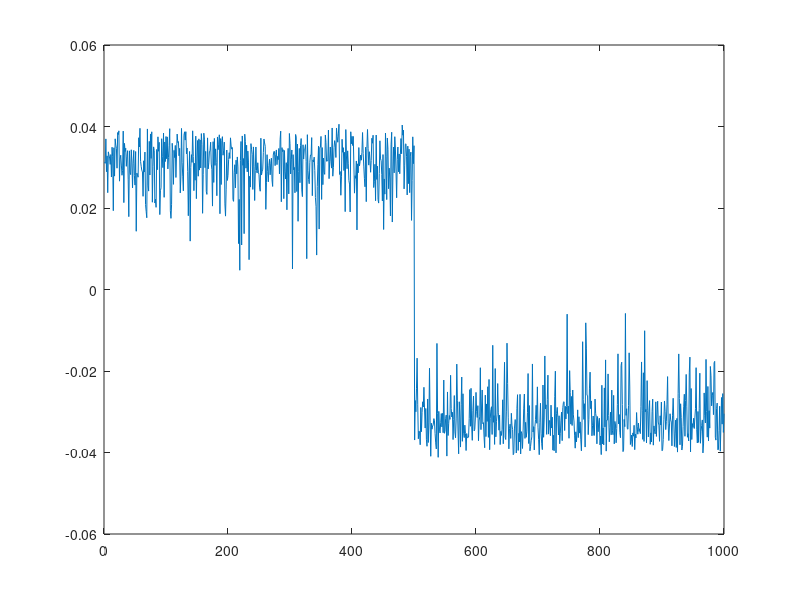
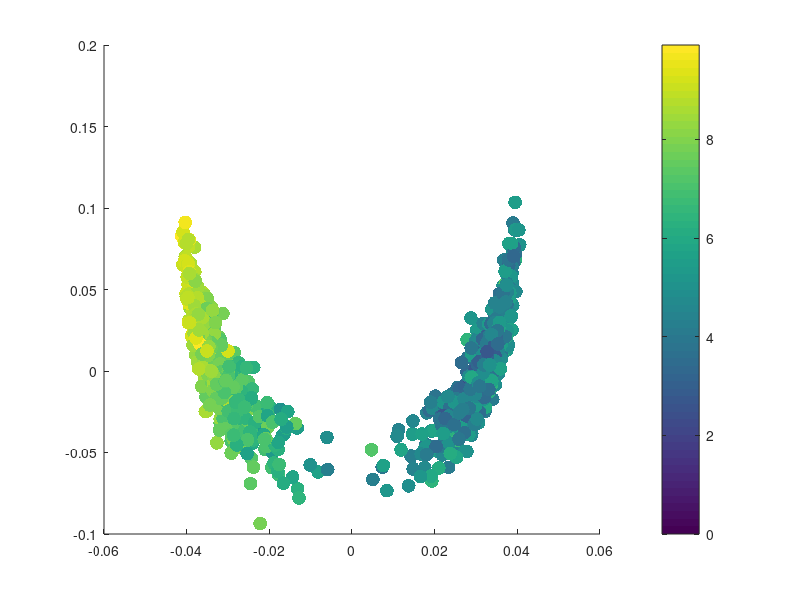
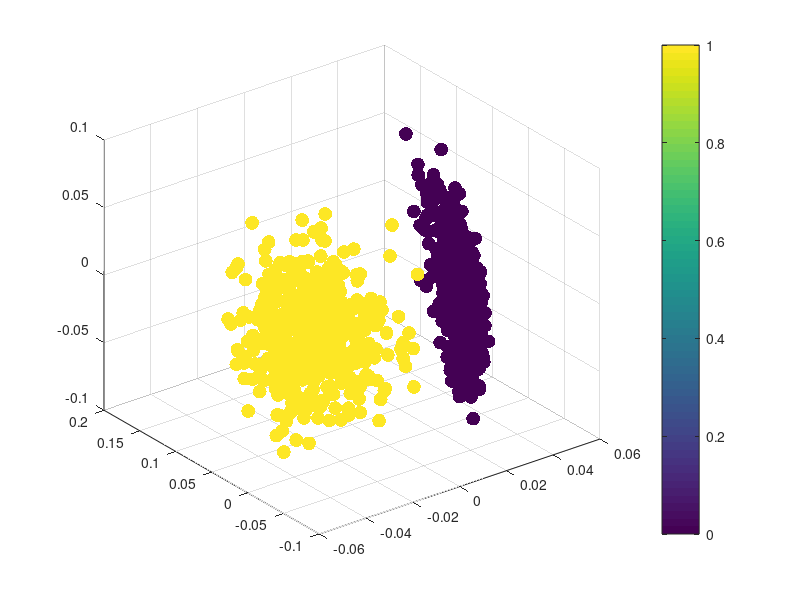
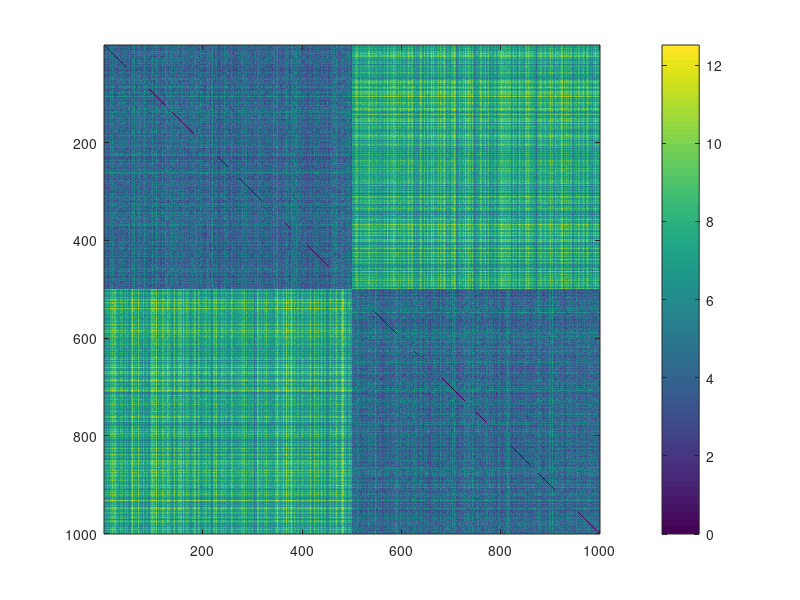

MATLAB code to generate these figures, in order:
close all;
clear;

D = 10;
N = 500;

mX1 = randn(D, N) + 1;
mX2 = randn(D, N) - 1;
mX  = [mX1, mX2];
vY  = [zeros(N, 1); ones(N, 1)];

mW  = squareform( pdist(mX') );
eps = .5 * median(mW(:).^2);
mK  = exp(- mW.^2 / eps);
mA  = bsxfun(@rdivide, mK, sum(mK, 2));

[mU, mL, mV] = eig(mA);

mP1 = mU(:, 2);
mP2 = mU(:, 2:3);
mP3 = mU(:, 2:4);

figure; plot(mP1);
figure; scatter(mP2(:,1), mP2(:,2), 100, mW(1,:)', 'Fill');       colorbar;
figure; scatter3(mP3(:,1), mP3(:,2), mP3(:,3), 100, vY', 'Fill'); colorbar;


figure; imagesc(mW); colorbar;
figure; imagesc(mK); colorbar;

